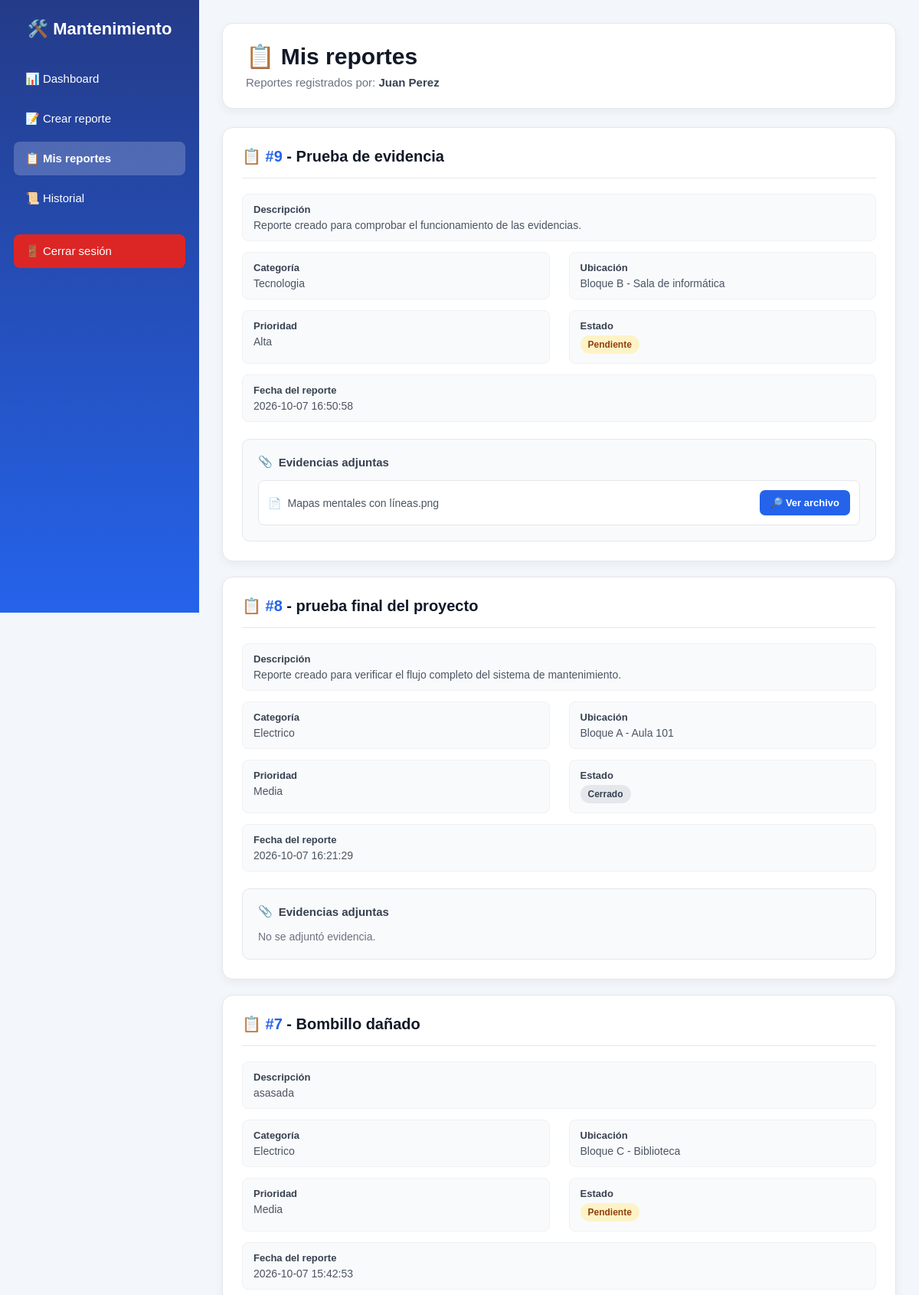
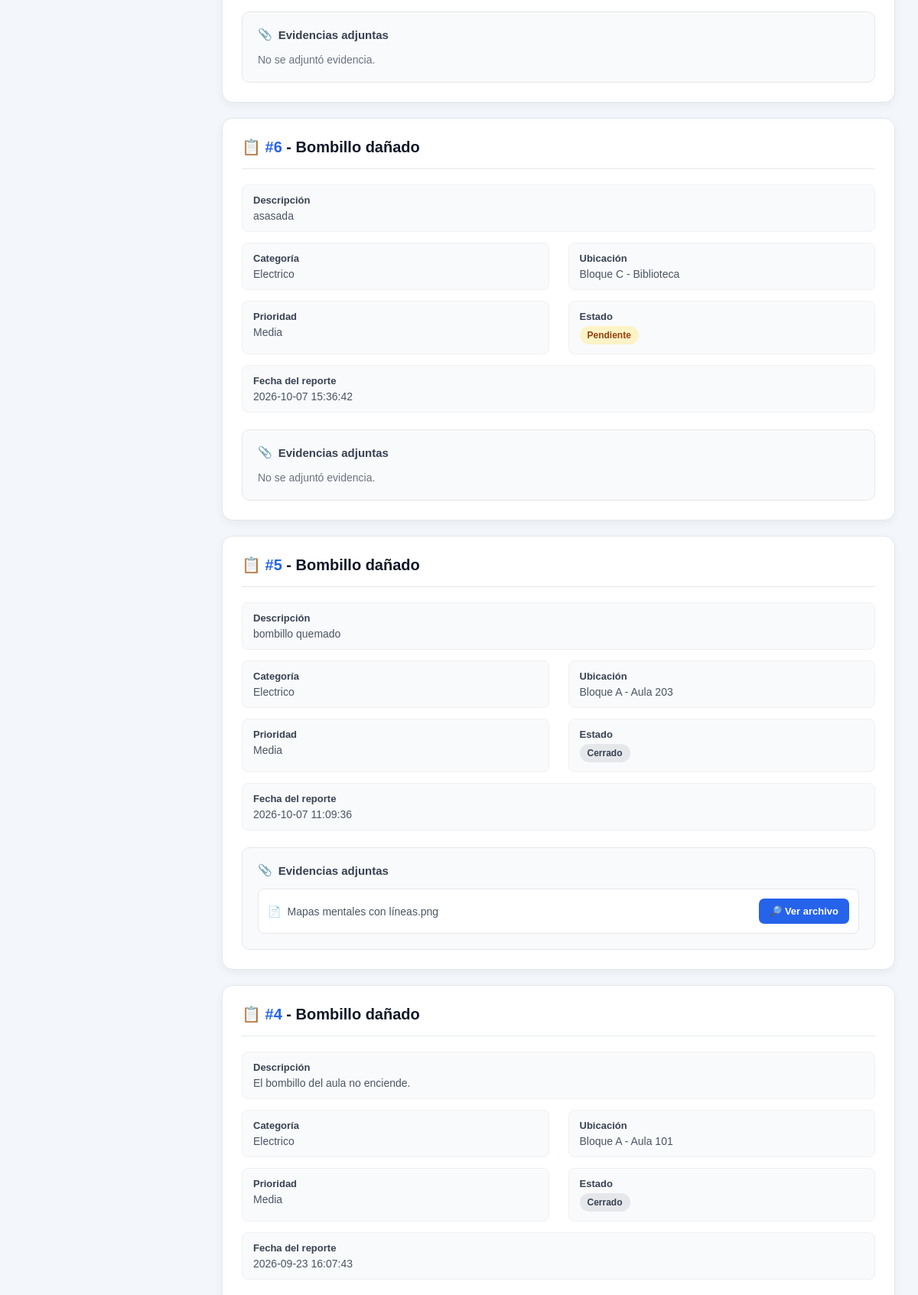
Page /frontend/dashboard/mis_reportes.php (signed in, upper part) on the committed database (2 pictures, top to bottom).
### tables this page shows
CREATE TABLE `reportes` (
  `id_reporte` int NOT NULL AUTO_INCREMENT,
  `titulo` varchar(150) NOT NULL,
  `descripcion` text NOT NULL,
  `fecha_reporte` datetime NOT NULL DEFAULT CURRENT_TIMESTAMP,
  `id_usuario` int NOT NULL,
  `id_categoria` int NOT NULL,
  `id_ubicacion` int NOT NULL,
  `id_prioridad` int NOT NULL,
  `id_estado` int NOT NULL,
  PRIMARY KEY (`id_reporte`),
  KEY `fk_reporte_usuario` (`id_usuario`),
  KEY `fk_reporte_categoria` (`id_categoria`),
  KEY `fk_reporte_ubicacion` (`id_ubicacion`),
  KEY `fk_reporte_prioridad` (`id_prioridad`),
  KEY `fk_reporte_estado` (`id_estado`),
  CONSTRAINT `fk_reporte_categoria` FOREIGN KEY (`id_categoria`) REFERENCES `categorias` (`id_categoria`) ON DELETE RESTRICT ON UPDATE CASCADE,
  CONSTRAINT `fk_reporte_estado` FOREIGN KEY (`id_estado`) REFERENCES `estados` (`id_estado`) ON DELETE RESTRICT ON UPDATE CASCADE,
  CONSTRAINT `fk_reporte_prioridad` FOREIGN KEY (`id_prioridad`) REFERENCES `prioridades` (`id_prioridad`) ON DELETE RESTRICT ON UPDATE CASCADE,
  CONSTRAINT `fk_reporte_ubicacion` FOREIGN KEY (`id_ubicacion`) REFERENCES `ubicaciones` (`id_ubicacion`) ON DELETE RESTRICT ON UPDATE CASCADE,
  CONSTRAINT `fk_reporte_usuario` FOREIGN KEY (`id_usuario`) REFERENCES `usuarios` (`id_usuario`) ON DELETE RESTRICT ON UPDATE CASCADE
);

CREATE TABLE `categorias` (
  `id_categoria` int NOT NULL AUTO_INCREMENT,
  `nombre` varchar(100) NOT NULL,
  `descripcion` varchar(255) DEFAULT NULL,
  `estado` tinyint(1) NOT NULL DEFAULT '1',
  PRIMARY KEY (`id_categoria`),
  UNIQUE KEY `nombre` (`nombre`)
);

CREATE TABLE `prioridades` (
  `id_prioridad` int NOT NULL AUTO_INCREMENT,
  `nombre` varchar(50) NOT NULL,
  `descripcion` varchar(255) DEFAULT NULL,
  PRIMARY KEY (`id_prioridad`),
  UNIQUE KEY `nombre` (`nombre`)
);

CREATE TABLE `estados` (
  `id_estado` int NOT NULL AUTO_INCREMENT,
  `nombre` varchar(50) NOT NULL,
  `descripcion` varchar(255) DEFAULT NULL,
  PRIMARY KEY (`id_estado`),
  UNIQUE KEY `nombre` (`nombre`)
);

CREATE TABLE `evidencias` (
  `id_evidencia` int NOT NULL AUTO_INCREMENT,
  `id_reporte` int NOT NULL,
  `id_usuario` int NOT NULL,
  `nombre_archivo` varchar(255) NOT NULL,
  `ruta_archivo` varchar(500) NOT NULL,
  `tipo` varchar(50) DEFAULT NULL,
  `fecha_subida` datetime NOT NULL DEFAULT CURRENT_TIMESTAMP,
  PRIMARY KEY (`id_evidencia`),
  KEY `fk_evidencia_reporte` (`id_reporte`),
  KEY `fk_evidencia_usuario` (`id_usuario`),
  CONSTRAINT `fk_evidencia_reporte` FOREIGN KEY (`id_reporte`) REFERENCES `reportes` (`id_reporte`) ON DELETE CASCADE ON UPDATE CASCADE,
  CONSTRAINT `fk_evidencia_usuario` FOREIGN KEY (`id_usuario`) REFERENCES `usuarios` (`id_usuario`) ON DELETE RESTRICT ON UPDATE CASCADE
);

### frontend/dashboard/mis_reportes.php (the view, shortened to what this page needs)
<?php
$database = new Database();
$db = $database->conectar();
$sql = "
    SELECT
        r.id_reporte,
        r.titulo,
        r.descripcion,
        r.fecha_reporte,
        c.nombre AS categoria,
        CONCAT(
            ub.bloque,
            ' - ',
            ub.espacio
        ) AS ubicacion,
        p.nombre AS prioridad,
        e.nombre AS estado
    FROM reportes r
    INNER JOIN categorias c
        ON r.id_categoria = c.id_categoria
    INNER JOIN ubicaciones ub
        ON r.id_ubicacion = ub.id_ubicacion
    INNER JOIN prioridades p
        ON r.id_prioridad = p.id_prioridad
    INNER JOIN estados e
        ON r.id_estado = e.id_estado
    WHERE r.id_usuario = :id_usuario
    ORDER BY r.fecha_reporte DESC
";
$stmt = $db->prepare($sql);
$stmt->bindParam(
    ":id_usuario",
    $_SESSION["id_usuario"],
    PDO::PARAM_INT
);
$stmt->execute();
$reportes = $stmt->fetchAll(PDO::FETCH_ASSOC);
$sql_evidencias = "
    SELECT
        id_evidencia,
        id_reporte,
        nombre_archivo,
        ruta_archivo,
        tipo
    FROM evidencias
    WHERE id_reporte = :id_reporte
    ORDER BY fecha_subida DESC
";
$stmt_evidencias = $db->prepare($sql_evidencias);
?>
<!DOCTYPE html>
<html lang="es">
<head>
</head>
<body>
<div class="contenedor">
    <aside class="menu">
        <h2>
            🛠️ Mantenimiento
        </h2>
        <ul>
            <li>
                <a href="reportante.php">
                    📊 Dashboard
                </a>
            </li>
            <li>
                <a href="crear_reporte.php">
                    📝 Crear reporte
                </a>
            </li>
            <li>
                <a
                    href="mis_reportes.php"
                    class="activo"
                >
                    📋 Mis reportes
                </a>
            </li>
            <li>
                <a href="historial.php">
                    📜 Historial
                </a>
            </li>
            <li>
                <a
                    href="../../backend/auth/logout.php"
                    class="cerrar"
                >
                    🚪 Cerrar sesión
                </a>
            </li>
        </ul>
    </aside>
    <main class="contenido">
        <div class="encabezado">
            <h1>
                📋 Mis reportes
            </h1>
            <p>
                Reportes registrados por:
                <strong>
                    <?php
                    echo htmlspecialchars(
                        $_SESSION["nombre"]
                        . " "
                        . $_SESSION["apellido"]
                    );
                    ?>
                </strong>
            </p>
        </div>
        <?php if (count($reportes) > 0): ?>
            <?php foreach ($reportes as $reporte): ?>
                <div class="tarjeta">
                    <div class="reporte-header">
                        <h2>
                            📋
                            <span class="numero-reporte">
                                #<?php
                                echo $reporte["id_reporte"];
                                ?>
                            </span>
                            -
                            <?php
                            echo htmlspecialchars(
                                $reporte["titulo"]
                            );
                            ?>
                        </h2>
                    </div>
                    <div class="informacion">
                        <div class="dato completo">
                            <strong>
                                Descripción
                            </strong>
                            <?php
                            echo htmlspecialchars(
                                $reporte["descripcion"]
                            );
                            ?>
                        </div>
                        <div class="dato">
                            <strong>
                                Categoría
                            </strong>
                            <?php
                            echo htmlspecialchars(
                                $reporte["categoria"]
                            );
                            ?>
                        </div>
                        <div class="dato">
                            <strong>
                                Ubicación
                            </strong>
                            <?php
                            echo htmlspecialchars(
                                $reporte["ubicacion"]
                            );
                            ?>
                        </div>
                        <div class="dato">
                            <strong>
                                Prioridad
                            </strong>
                            <?php
                            echo htmlspecialchars(
                                $reporte["prioridad"]
                            );
                            ?>
                        </div>
                        <div class="dato">
                            <strong>
                                Estado
                            </strong>
                            <?php
                            $estado = $reporte["estado"];
                            $clase_estado = "estado-pendiente";
                            if ($estado == "En revision") {
                                $clase_estado =
                                    "estado-revision";
                            }
                            elseif ($estado == "Asignado") {
                                $clase_estado =
                                    "estado-asignado";
                            }
                            elseif ($estado == "En proceso") {
                                $clase_estado =
                                    "estado-proceso";
                            }
                            elseif ($estado == "Resuelto") {
                                $clase_estado =
                                    "estado-resuelto";
                            }
                            elseif ($estado == "Cerrado") {
                                $clase_estado =
                                    "estado-cerrado";
                            }
                            elseif ($estado == "Cancelado") {
                                $clase_estado =
                                    "estado-cancelado";
                            }
                            ?>
                            <span
                                class="badge <?php echo $clase_estado; ?>"
                            >
                                <?php
                                echo htmlspecialchars(
                                    $estado
                                );
                                ?>
                            </span>
                        </div>
                        <div class="dato completo">
                            <strong>
                                Fecha del reporte
                            </strong>
                            <?php
                            echo htmlspecialchars(
                                $reporte["fecha_reporte"]
                            );
                            ?>
                        </div>
                    </div>
                    <div class="evidencia">
                        <div class="evidencia-titulo">
                            📎
                            <span>
                                Evidencias adjuntas
                            </span>
                        </div>
                        <?php
                        $stmt_evidencias->execute([
                            ":id_reporte"
                            =>
                            $reporte["id_reporte"]
                        ]);
                        $evidencias =
                            $stmt_evidencias->fetchAll(
                                PDO::FETCH_ASSOC
                            );
                        ?>
                        <?php if (count($evidencias) > 0): ?>
                            <?php foreach (
                                $evidencias
                                as $evidencia
                            ): ?>
                                <div class="archivo">
                                    <div
                                        class="nombre-archivo"
                                    >
                                        📄
                                        <span>
                                            <?php
                                            echo htmlspecialchars(
                                                $evidencia[
                                                    "nombre_archivo"
                                                ]
                                            );
                                            ?>
                                        </span>
                                    </div>
                                    <a
                                        href="../../<?php
                                        echo htmlspecialchars(
                                            $evidencia[
                                                "ruta_archivo"
                                            ]
                                        );
                                        ?>"
                                        target="_blank"
                                        class="boton-evidencia"
                                    >
                                        🔎 Ver archivo
                                    </a>
                                </div>
                            <?php endforeach; ?>
                        <?php else: ?>
                            <span class="sin-evidencia">
                                No se adjuntó evidencia.
                            </span>
                        <?php endif; ?>
                    </div>
                </div>
            <?php endforeach; ?>
        <?php endif; ?>
    </main>
</div>
</body>
</html>

### frontend/dashboard/mis_reportes.php (style rules this page uses)
* { margin: 0; padding: 0; box-sizing: border-box; font-family: Arial, Helvetica, sans-serif; }
body { background: #f3f6fa; color: #1f2937; min-height: 100vh; }
.contenedor { min-height: 100vh; }
.menu { width: 260px; height: 100vh; position: fixed; top: 0; left: 0; background: linear-gradient( 180deg, #243b88 0%, #2563eb 100% ); color: white; padding: 25px 18px; overflow-y: auto; z-index: 1000; }
.menu h2 { text-align: center; margin-bottom: 30px; font-size: 22px; font-weight: 600; }
.menu ul { list-style: none; }
.menu li { margin-bottom: 8px; }
.menu a { display: block; text-decoration: none; color: white; padding: 13px 15px; border-radius: 8px; font-size: 15px; transition: 0.2s; }
.menu a.activo { background: rgba(255, 255, 255, 0.20); font-weight: 600; }
.menu a.cerrar { margin-top: 25px; background: #dc2626; }
.contenido { margin-left: 260px; width: calc(100% - 260px); min-height: 100vh; padding: 30px; background: #f3f6fa; }
.encabezado { background: white; border-radius: 14px; padding: 25px 30px; margin-bottom: 24px; border: 1px solid #e5e7eb; box-shadow: 0 4px 12px rgba(0, 0, 0, 0.05); }
.encabezado h1 { font-size: 30px; color: #111827; margin-bottom: 8px; font-weight: 600; }
.encabezado p { color: #6b7280; font-size: 15px; }
.encabezado strong { color: #374151; }
.tarjeta { background: white; border-radius: 14px; padding: 25px; margin-bottom: 20px; border: 1px solid #e5e7eb; box-shadow: 0 4px 12px rgba(0, 0, 0, 0.05); }
.reporte-header { display: flex; justify-content: space-between; align-items: center; gap: 15px; padding-bottom: 16px; margin-bottom: 20px; border-bottom: 1px solid #e5e7eb; }
.reporte-header h2 { color: #111827; font-size: 20px; font-weight: 600; }
.numero-reporte { color: #2563eb; }
.informacion { display: grid; grid-template-columns: repeat(2, 1fr); gap: 14px 25px; }
.dato { padding: 12px 14px; background: #f9fafb; border-radius: 8px; border: 1px solid #f0f1f3; font-size: 14px; color: #4b5563; }
.dato.completo { grid-column: 1 / -1; }
.dato strong { display: block; color: #374151; font-size: 13px; margin-bottom: 5px; }
.badge { display: inline-block; padding: 5px 10px; border-radius: 20px; font-size: 12px; font-weight: 600; }
.estado-pendiente { background: #fef3c7; color: #92400e; }
.estado-cerrado { background: #e5e7eb; color: #374151; }
.evidencia { margin-top: 22px; padding: 20px; background: #f9fafb; border: 1px solid #e5e7eb; border-radius: 10px; }
.evidencia-titulo { display: flex; align-items: center; gap: 8px; margin-bottom: 15px; color: #374151; font-size: 15px; font-weight: 600; }
.archivo { display: flex; align-items: center; justify-content: space-between; gap: 15px; padding: 12px; margin-bottom: 10px; background: white; border: 1px solid #e5e7eb; border-radius: 8px; }
.archivo:last-child { margin-bottom: 0; }
.nombre-archivo { display: flex; align-items: center; gap: 8px; color: #4b5563; font-size: 14px; word-break: break-word; }
.boton-evidencia { display: inline-block; padding: 9px 14px; background: #2563eb; color: white; text-decoration: none; border-radius: 7px; font-size: 13px; font-weight: 600; white-space: nowrap; transition: 0.2s; }
.sin-evidencia { color: #6b7280; font-size: 14px; }

### rows in the picture
reportes: id_reporte "9", titulo "Prueba de evidencia", descripcion "Reporte creado para comprobar el funcionamiento de las evidencias.", id_categoria.nombre "Tecnologia", ubicacion "Bloque B - Sala de informática", id_prioridad.nombre "Alta", id_estado.nombre "Pendiente", fecha_reporte "2026-10-07 16:50:58"
evidencias: nombre_archivo "Mapas mentales con líneas.png"
reportes: id_reporte "8", titulo "prueba final del proyecto", descripcion "Reporte creado para verificar el flujo completo del sistema de mantenimiento.", id_categoria.nombre "Electrico", ubicacion "Bloque A - Aula 101", id_prioridad.nombre "Media", id_estado.nombre "Cerrado", fecha_reporte "2026-10-07 16:21:29", shows "No se adjuntó evidencia."
reportes: id_reporte "7", titulo "Bombillo dañado", descripcion "asasada", id_categoria.nombre "Electrico", ubicacion "Bloque C - Biblioteca", id_prioridad.nombre "Media", id_estado.nombre "Pendiente", fecha_reporte "2026-10-07 15:42:53", shows "No se adjuntó evidencia."
reportes: id_reporte "6", titulo "Bombillo dañado", descripcion "asasada", id_categoria.nombre "Electrico", ubicacion "Bloque C - Biblioteca", id_prioridad.nombre "Media", id_estado.nombre "Pendiente", fecha_reporte "2026-10-07 15:36:42", shows "No se adjuntó evidencia."
reportes: id_reporte "5", titulo "Bombillo dañado", descripcion "bombillo quemado", id_categoria.nombre "Electrico", ubicacion "Bloque A - Aula 203", id_prioridad.nombre "Media", id_estado.nombre "Cerrado", fecha_reporte "2026-10-07 11:09:36"
evidencias: nombre_archivo "Mapas mentales con líneas.png"
reportes: id_reporte "4", titulo "Bombillo dañado", descripcion "El bombillo del aula no enciende.", id_categoria.nombre "Electrico", ubicacion "Bloque A - Aula 101", id_prioridad.nombre "Media", id_estado.nombre "Cerrado", fecha_reporte "2026-09-23 16:07:43"
